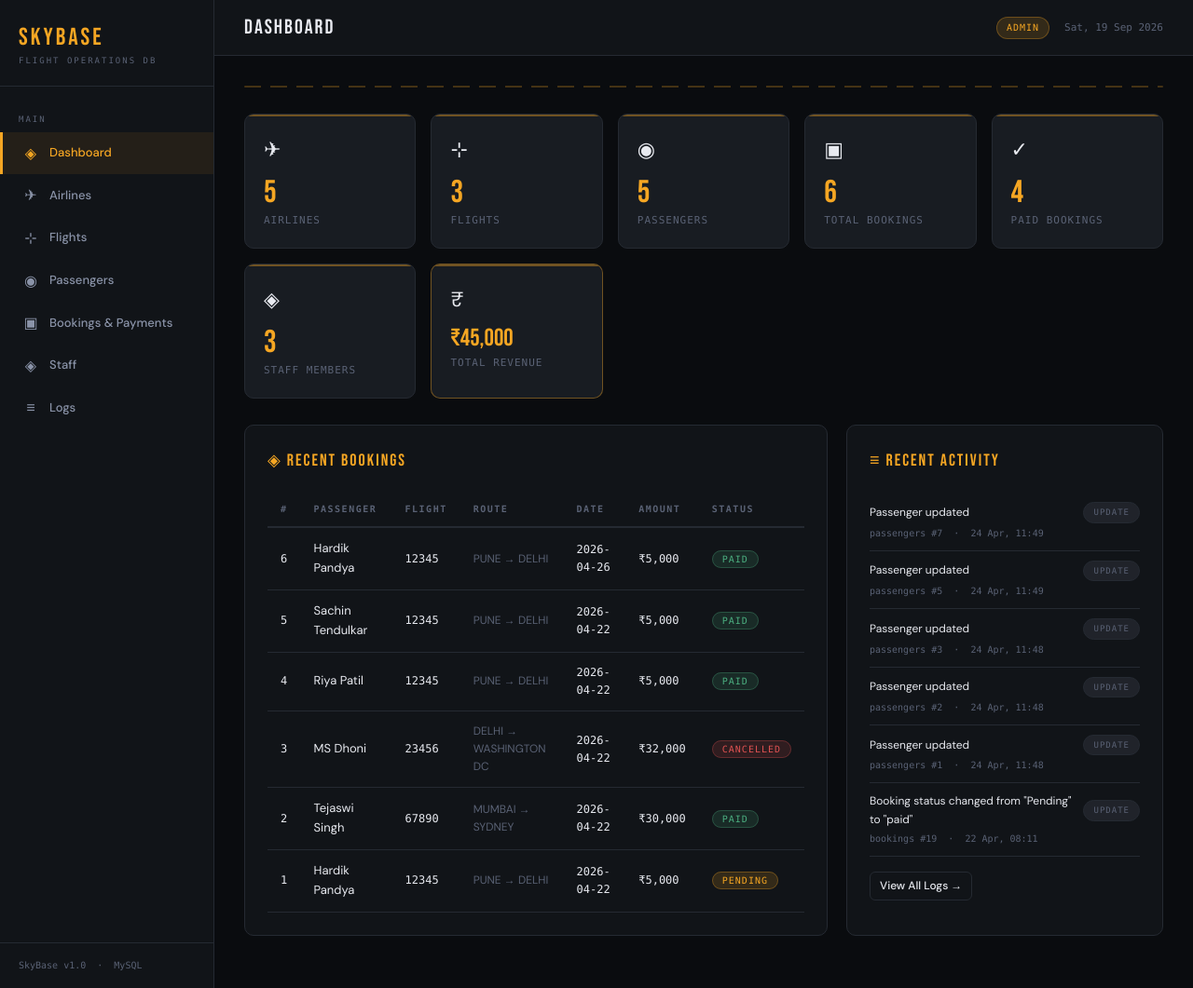
The page / on the database its author committed.
### tables this page shows
CREATE TABLE `bookings` (
  `id` bigint unsigned NOT NULL AUTO_INCREMENT,
  `passenger_id` bigint unsigned NOT NULL,
  `flight_id` bigint unsigned NOT NULL,
  `booking_date` date NOT NULL,
  `status` varchar(255) NOT NULL DEFAULT 'Pending',
  `seat_no` varchar(255) DEFAULT NULL,
  `num_tickets` int NOT NULL DEFAULT '1',
  `amount` decimal(10,2) NOT NULL DEFAULT '0.00',
  `created_at` timestamp NULL DEFAULT NULL,
  `updated_at` timestamp NULL DEFAULT NULL,
  PRIMARY KEY (`id`),
  KEY `passenger_id` (`passenger_id`),
  KEY `flight_id` (`flight_id`),
  CONSTRAINT `bookings_ibfk_1` FOREIGN KEY (`passenger_id`) REFERENCES `passengers` (`id`) ON DELETE CASCADE,
  CONSTRAINT `bookings_ibfk_2` FOREIGN KEY (`flight_id`) REFERENCES `flights` (`id`) ON DELETE CASCADE
);

CREATE TABLE `passengers` (
  `id` bigint unsigned NOT NULL AUTO_INCREMENT,
  `first_name` varchar(255) NOT NULL,
  `last_name` varchar(255) NOT NULL,
  `email` varchar(255) NOT NULL,
  `phone` varchar(255) NOT NULL,
  `date_of_birth` date NOT NULL,
  `passport_number` varchar(255) NOT NULL,
  `password` varchar(255) NOT NULL,
  `created_at` timestamp NULL DEFAULT NULL,
  `updated_at` timestamp NULL DEFAULT NULL,
  PRIMARY KEY (`id`),
  UNIQUE KEY `passengers_email_unique` (`email`),
  UNIQUE KEY `passengers_passport_number_unique` (`passport_number`)
);

CREATE TABLE `flights` (
  `id` bigint unsigned NOT NULL AUTO_INCREMENT,
  `flight_number` varchar(255) NOT NULL,
  `airline_id` bigint unsigned NOT NULL,
  `source_airport` varchar(255) NOT NULL,
  `destination_airport` varchar(255) NOT NULL,
  `price` decimal(10,2) NOT NULL DEFAULT '0.00',
  `scheduled_departure` datetime NOT NULL,
  `scheduled_arrival` datetime NOT NULL,
  `status` varchar(255) NOT NULL DEFAULT 'Scheduled',
  `created_at` timestamp NULL DEFAULT NULL,
  `updated_at` timestamp NULL DEFAULT NULL,
  PRIMARY KEY (`id`),
  UNIQUE KEY `flights_flight_number_unique` (`flight_number`),
  KEY `flights_airline_id_foreign` (`airline_id`),
  CONSTRAINT `flights_airline_id_foreign` FOREIGN KEY (`airline_id`) REFERENCES `airlines` (`id`) ON DELETE CASCADE
);

CREATE TABLE `logs` (
  `id` bigint unsigned NOT NULL AUTO_INCREMENT,
  `link` varchar(255) NOT NULL,
  `time` timestamp NOT NULL DEFAULT CURRENT_TIMESTAMP ON UPDATE CURRENT_TIMESTAMP,
  `description` text,
  `model` varchar(255) DEFAULT NULL,
  `document_id` bigint unsigned DEFAULT NULL,
  `document_type` varchar(255) DEFAULT NULL,
  `created_at` timestamp NULL DEFAULT NULL,
  `updated_at` timestamp NULL DEFAULT NULL,
  PRIMARY KEY (`id`)
);

### index.php (the view)
<?php
require 'db.php';
require 'layout_top.php';
$stats = [
    'airlines'   => $pdo->query("SELECT COUNT(*) FROM airlines")->fetchColumn(),
    'flights'    => $pdo->query("SELECT COUNT(*) FROM flights")->fetchColumn(),
    'passengers' => $pdo->query("SELECT COUNT(*) FROM passengers")->fetchColumn(),
    'bookings'   => $pdo->query("SELECT COUNT(*) FROM bookings")->fetchColumn(),
    'paid'       => $pdo->query("SELECT COUNT(*) FROM bookings WHERE status='paid'")->fetchColumn(),
    'pending'    => $pdo->query("SELECT COUNT(*) FROM bookings WHERE status='Pending'")->fetchColumn(),
    'revenue'    => $pdo->query("SELECT COALESCE(SUM(amount),0) FROM payments WHERE status='Completed'")->fetchColumn(),
    'staff'      => $pdo->query("SELECT COUNT(*) FROM staff")->fetchColumn(),
];
$recent_bookings = $pdo->query("
    SELECT b.id, p.first_name, p.last_name, f.flight_number,
           f.source_airport, f.destination_airport,
           b.booking_date, b.status, b.amount
    FROM bookings b
    JOIN passengers p ON p.id = b.passenger_id
    JOIN flights f ON f.id = b.flight_id
    ORDER BY b.created_at DESC LIMIT 8
")->fetchAll();
$recent_logs = $pdo->query("
    SELECT * FROM logs ORDER BY created_at DESC LIMIT 6
")->fetchAll();
?>
<div class="topbar">
  <div class="topbar-title">Dashboard</div>
  <div class="topbar-right">
    <span class="badge badge-amber">Admin</span>
    <span class="mono" style="color:var(--muted);font-size:11px"><?= date('D, d M Y') ?></span>
  </div>
</div>
<div class="content">
  <div class="runway-line"></div>
  <div class="stats-grid">
    <div class="stat-card">
      <div class="stat-icon">✈</div>
      <div class="stat-val"><?= $stats['airlines'] ?></div>
      <div class="stat-label">Airlines</div>
    </div>
    <div class="stat-card">
      <div class="stat-icon">⊹</div>
      <div class="stat-val"><?= $stats['flights'] ?></div>
      <div class="stat-label">Flights</div>
    </div>
    <div class="stat-card">
      <div class="stat-icon">◉</div>
      <div class="stat-val"><?= $stats['passengers'] ?></div>
      <div class="stat-label">Passengers</div>
    </div>
    <div class="stat-card">
      <div class="stat-icon">▣</div>
      <div class="stat-val"><?= $stats['bookings'] ?></div>
      <div class="stat-label">Total Bookings</div>
    </div>
    <div class="stat-card">
      <div class="stat-icon">✓</div>
      <div class="stat-val"><?= $stats['paid'] ?></div>
      <div class="stat-label">Paid Bookings</div>
    </div>
    <div class="stat-card">
      <div class="stat-icon">◈</div>
      <div class="stat-val"><?= $stats['staff'] ?></div>
      <div class="stat-label">Staff Members</div>
    </div>
    <div class="stat-card" style="border-color:rgba(245,166,35,0.4)">
      <div class="stat-icon">₹</div>
      <div class="stat-val" style="font-size:26px">₹<?= number_format($stats['revenue']) ?></div>
      <div class="stat-label">Total Revenue</div>
    </div>
  </div>
  <div style="display:grid;grid-template-columns:1fr 340px;gap:20px;flex-wrap:wrap">
    <div class="card">
      <div class="card-title">◈ Recent Bookings</div>
      <div class="table-wrap">
        <table>
          <thead>
            <tr>
              <th>#</th><th>Passenger</th><th>Flight</th><th>Route</th><th>Date</th><th>Amount</th><th>Status</th>
            </tr>
          </thead>
          <tbody>
            <?php foreach ($recent_bookings as $b): ?>
            <tr>
              <td class="mono"><?= $b['id'] ?></td>
              <td><?= htmlspecialchars($b['first_name'] . ' ' . $b['last_name']) ?></td>
              <td class="mono"><?= htmlspecialchars($b['flight_number']) ?></td>
              <td style="font-size:12px;color:var(--muted)"><?= $b['source_airport'] ?> → <?= $b['destination_airport'] ?></td>
              <td class="mono"><?= $b['booking_date'] ?></td>
              <td class="mono">₹<?= number_format($b['amount']) ?></td>
              <td>
                <?php
                  $sc = $b['status'] === 'paid' ? 'green' : ($b['status'] === 'Cancelled' ? 'red' : 'amber');
                ?>
                <span class="badge badge-<?= $sc ?>"><?= $b['status'] ?></span>
              </td>
            </tr>
            <?php endforeach; ?>
          </tbody>
        </table>
      </div>
    </div>
    <div class="card">
      <div class="card-title">≡ Recent Activity</div>
      <?php foreach ($recent_logs as $log): ?>
      <div style="padding:10px 0;border-bottom:1px solid var(--border)">
        <div style="display:flex;justify-content:space-between;align-items:center;margin-bottom:3px">
          <span style="font-size:12px;color:var(--text)"><?= htmlspecialchars($log['description']) ?></span>
          <span class="badge badge-muted" style="font-size:9px"><?= $log['model'] ?></span>
        </div>
        <div class="mono" style="font-size:10px;color:var(--muted)"><?= $log['document_type'] ?> #<?= $log['document_id'] ?> &nbsp;·&nbsp; <?= date('d M, H:i', strtotime($log['created_at'])) ?></div>
      </div>
      <?php endforeach; ?>
      <div class="mt-4">
        <a href="logs.php" class="btn btn-ghost btn-sm">View All Logs →</a>
      </div>
    </div>
  </div>
</div>
<?php require 'layout_bottom.php'; ?>

### layout_top.php (shortened to what this page needs)
<?php
$current = basename($_SERVER['PHP_SELF'], '.php');
$nav = [
    'index'      => ['icon' => '◈', 'label' => 'Dashboard'],
    'airlines'   => ['icon' => '✈', 'label' => 'Airlines'],
    'flights'    => ['icon' => '⊹', 'label' => 'Flights'],
    'passengers' => ['icon' => '◉', 'label' => 'Passengers'],
    'bookings'   => ['icon' => '▣', 'label' => 'Bookings & Payments'],
    'staff'      => ['icon' => '◈', 'label' => 'Staff'],
    'logs'       => ['icon' => '≡', 'label' => 'Logs'],
];
?>
<!DOCTYPE html>
<html lang="en">
<head>
  <link rel="stylesheet" href="style.css">
</head>
<body>
<div class="app">
<aside class="sidebar">
  <div class="sidebar-logo">
    <div class="brand">SkyBase</div>
    <div class="sub">Flight Operations DB</div>
  </div>
  <nav class="nav">
    <div class="nav-section">Main</div>
    <?php foreach ($nav as $page => $info): ?>
    <a href="<?= $page === 'index' ? 'index.php' : $page . '.php' ?>"
       class="<?= $current === $page ? 'active' : '' ?>">
      <span class="icon"><?= $info['icon'] ?></span>
      <?= $info['label'] ?>
    </a>
    <?php endforeach; ?>
  </nav>
  <div class="sidebar-footer">
    SkyBase v1.0 &nbsp;·&nbsp; MySQL
  </div>
</aside>
<div class="main">

### layout_bottom.php
</div>
</div>
</body>
</html>

### rows shown on the page
bookings: id "6", passenger.last_name "Hardik Pandya", flight.flight_number "12345", flight.source_airport "PUNE", flight.destination_airport "DELHI", booking_date "2026-04-26", amount "5,000", status "PAID"
bookings: id "5", passenger.last_name "Sachin Tendulkar", flight.flight_number "12345", flight.source_airport "PUNE", flight.destination_airport "DELHI", booking_date "2026-04-22", amount "5,000", status "PAID"
bookings: id "4", passenger.last_name "Riya Patil", flight.flight_number "12345", flight.source_airport "PUNE", flight.destination_airport "DELHI", booking_date "2026-04-22", amount "5,000", status "PAID"
bookings: id "3", passenger.last_name "MS Dhoni", flight.flight_number "23456", flight.source_airport "DELHI", flight.destination_airport "WASHINGTON DC", booking_date "2026-04-22", amount "32,000", status "CANCELLED"
bookings: id "2", passenger.last_name "Tejaswi Singh", flight.flight_number "67890", flight.source_airport "MUMBAI", flight.destination_airport "SYDNEY", booking_date "2026-04-22", amount "30,000", status "PAID"
bookings: id "1", passenger.last_name "Hardik Pandya", flight.flight_number "12345", flight.source_airport "PUNE", flight.destination_airport "DELHI", booking_date "2026-04-22", amount "5,000", status "PENDING"
logs: description "Passenger updated", model "UPDATE", document_type "passengers", document "7", created_at "24 Apr, 11:49"
logs: description "Passenger updated", model "UPDATE", document_type "passengers", document "5", created_at "24 Apr, 11:49"
logs: description "Passenger updated", model "UPDATE", document_type "passengers", document "3", created_at "24 Apr, 11:48"
logs: description "Passenger updated", model "UPDATE", document_type "passengers", document "2", created_at "24 Apr, 11:48"
logs: description "Passenger updated", model "UPDATE", document_type "passengers", document "1", created_at "24 Apr, 11:48"
logs: description "Booking status changed from \"Pending\" to \"paid\"", model "UPDATE", document_type "bookings", document "19", created_at "22 Apr, 08:11"

### other values the page prints
$info['icon'] "◈"
$info['label'] "Dashboard"
$info['icon'] "✈"
$info['label'] "Airlines"
$info['icon'] "⊹"
$info['label'] "Flights"
$info['icon'] "◉"
$info['label'] "Passengers"
$info['icon'] "▣"
$info['label'] "Bookings & Payments"
$info['label'] "Staff"
$info['icon'] "≡"
$info['label'] "Logs"
$stats['airlines'] "5"
$stats['flights'] "3"
